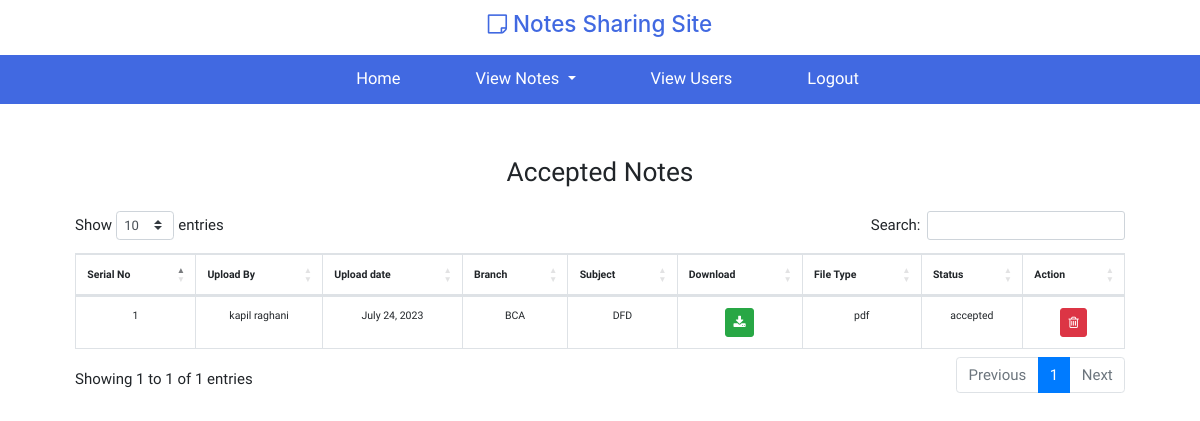
Screenshot of /view-notes/accepted (signed in) with the database file from the repository.
### notes/models.py (models this page shows, shortened)
class Note(models.Model):
    user=models.ForeignKey(User,on_delete=models.CASCADE)
    uploadDate=models.DateField()
    branch=models.CharField(max_length=30)
    subject=models.CharField(max_length=30)
    NotesFile=models.FileField(upload_to="docs")
    type=models.CharField(max_length=30)
    Decription=models.CharField(max_length=100,null=True)
    status=models.CharField(max_length=20)

### notes/views.py (the view)
# urls.py: path("view-notes/accepted", acceptedNotes, name="acceptedNotes"),
def acceptedNotes(request):
    if not request.user.is_authenticated:
        return render("adminLogin")
    notes = Note.objects.filter(status="accepted")
    d = {"notes": notes}
    return render(request, "acceptedNotes.html", d)

### notes/templates/acceptedNotes.html (shortened to what this page needs)
{% extends 'adminNavigation.html'%}
{% load static %}
{% block body %}
<link rel="stylesheet" href="https://cdnjs.cloudflare.com/ajax/libs/twitter-bootstrap/4.5.2/css/bootstrap.css">
<link rel="stylesheet" href="https://cdn.datatables.net/1.13.5/css/dataTables.bootstrap4.min.css">
<link rel="stylesheet" href="{% static 'css/style.css'%}">
<link rel="stylesheet" href="{% static 'css/admin.css'%}">
<div class="container mt-2 p-5">
    <div class="row">
        <div class="col-12 text-center ">
            <h3>Accepted Notes </h3>
        </div>
        <div class="col-12 mt-3 overflow-auto">
            <table class="table table-bordered text-sm-center" id="viewNotes">
                <thead>
                    <tr>
                        <th>Serial No</th>
                        <th>Upload By</th>
                        <th>Upload date</th>
                        <th>Branch</th>
                        <th>Subject</th>
                        <th>Download</th>
                        <th>File Type</th>
                        <th>Status</th>
                        <th>Action</th>
                     </tr>
                </thead>
                <tbody>
                    {% for i in notes %}
                    <tr>
                        <td>{{forloop.counter}}</td>
                        <td>{{i.user.first_name}} {{i.user.last_name}}</td>
                        <td>{{i.uploadDate}}</td>
                        <td>{{i.branch}}</td>
                        <td>{{i.subject}}</td>
                        <td><a href="{{i.NotesFile.url}}" class="btn btn-success btn-sm" download><span
                                    class="fa fa-download"></span></a></td>
                        <td>{{i.type}}</td>
                        <td>{{i.status}}</td>
                        <td><a href="{%url 'delPendingNotes' i.id%}" class="btn btn-sm btn-danger"><span
                            class="fa fa-trash-o"></span></a></td>
                    </tr>
                    {% endfor%}
                </tbody>
            </table>
        </div>
    </div>
</div>
{% endblock %}

### notes/static/css/admin.css (style rules this page uses)
@media screen and (max-width:1400px) { html { font-size: 15px !important; } }

### notes/static/css/style.css (style rules this page uses)
* { font-family: 'Geologica', sans-serif; }
html { font-size: 13px; }
body { margin: 0; padding: 0; }

### notes/templates/acceptedNotes.html (style rules this page uses)
table { font-size: .7rem; width: 100%; }

### rows the page displays
Note: user.first_name "kapil", user.last_name "raghani", uploadDate "July 24, 2023", branch "BCA", subject "DFD", type "pdf", status "accepted"
